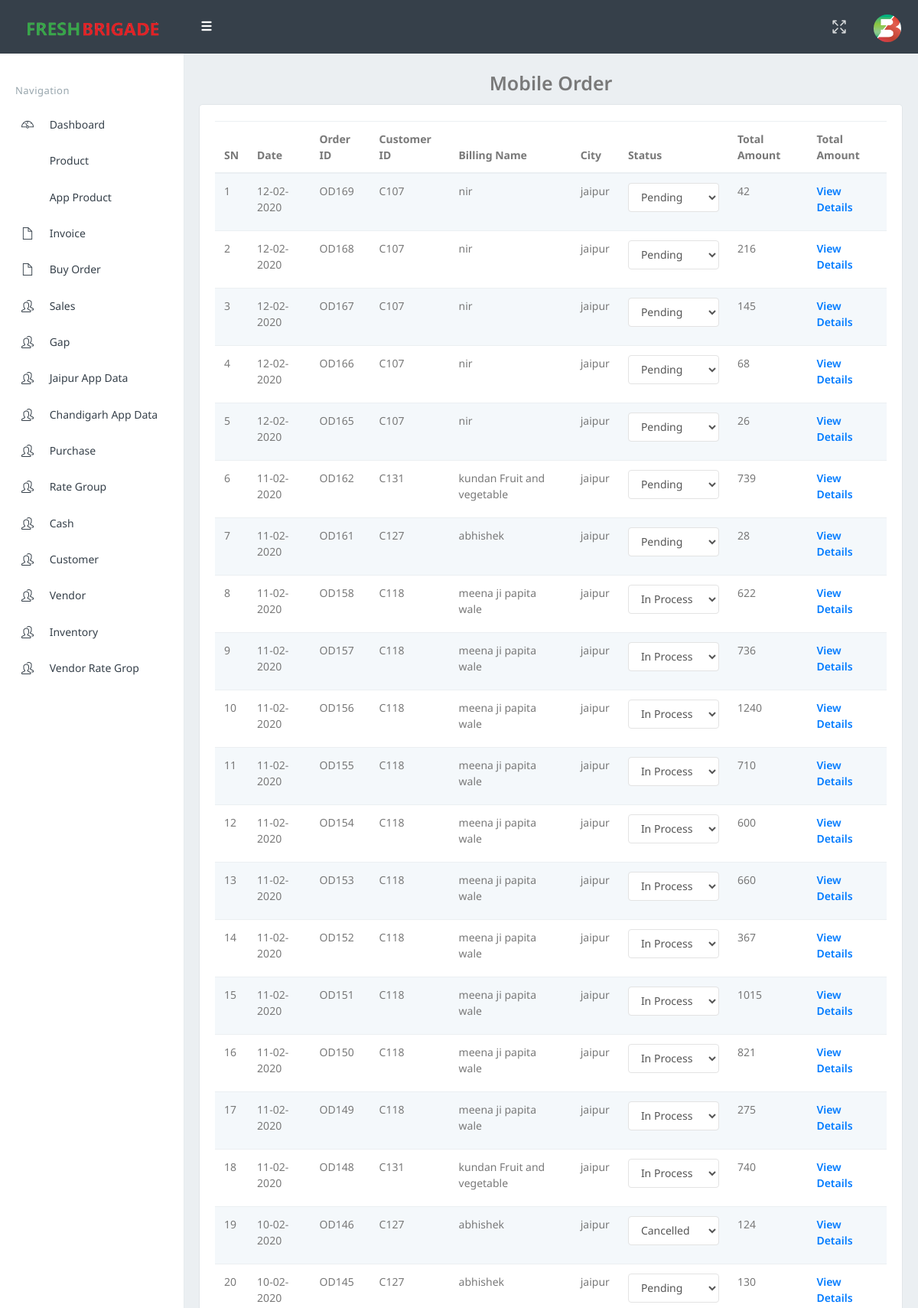
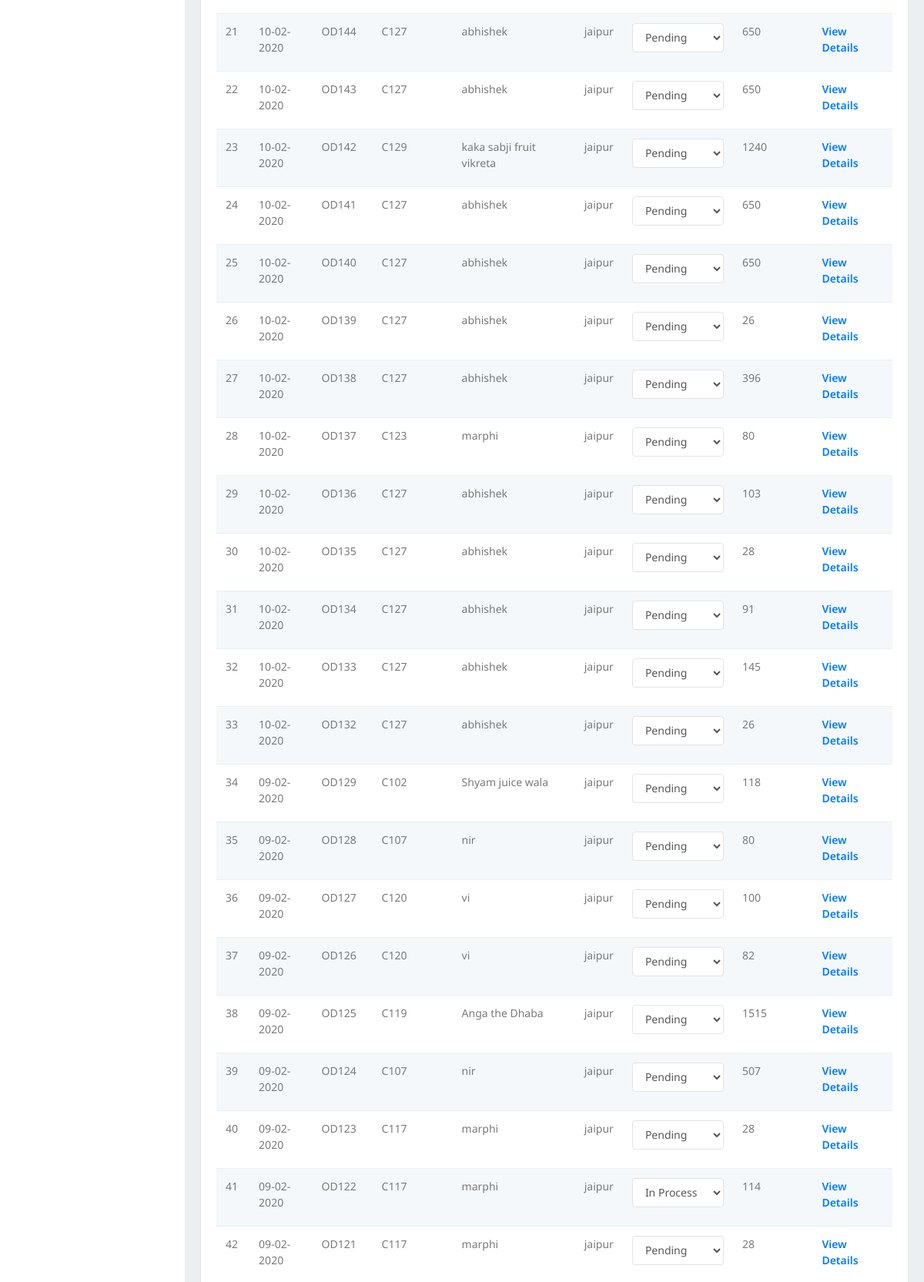
Screenshot of /app_order.php (signed in, upper part) with the database file from the repository (2 pictures, top to bottom).
### tables this page shows
CREATE TABLE `client_order` (
  `sn` int(11) NOT NULL,
  `c_code` text NOT NULL,
  `order_id` text NOT NULL,
  `amount` text NOT NULL,
  `payment_method` text NOT NULL,
  `order_status` text NOT NULL,
  `amount_status` text NOT NULL,
  `order_date` text NOT NULL,
  `from_cash` varchar(20) NOT NULL DEFAULT '0',
  `from_wallet` varchar(20) NOT NULL DEFAULT '0',
  `due` int(11) NOT NULL DEFAULT '0'
);

CREATE TABLE `client` (
  `sn` int(11) NOT NULL,
  `c_code` text,
  `c_name` text,
  `c_mobile` text,
  `c_address` text,
  `c_city` text,
  `user_activation_status` text NOT NULL,
  `fcm_id` text,
  `business_type` text NOT NULL,
  `descrption` text NOT NULL,
  `shopImage` text NOT NULL,
  `id_documern` text NOT NULL,
  `refferalCode` text NOT NULL
);

### app_order.php (the view, shortened to what this page needs)
<!DOCTYPE html>
<html>
<?php
include("common/app_connect.php");
$query2 = mysqli_query($con, "SELECT * FROM `client_order` INNER JOIN client ON client.c_code=client_order.c_code AND client.c_city='Jaipur' ORDER BY client_order.sn DESC");
?>
<head>
    <link href="assets/css/bootstrap.min.css" rel="stylesheet" type="text/css" />
    <link href="assets/css/icons.css" rel="stylesheet" type="text/css" />
    <link href="assets/css/style.css" rel="stylesheet" type="text/css" />
</head>
<body class="fixed-left">
    <div id="wrapper">
        <?php
        include("common/header.php");
        ?>
        <?php
        include("common/sidebar.php");
        ?>
        <div class="content-page">
            <div class="content">
                <div class="container-fluid">
                    <div class="row">
                        <div class="col-lg-12" align="center">
                            <label style="font-size:25px;">Mobile Order</label>
                        </div>
                    </div>
                    <div class="card-box">
                        <div class="row">
                            <div class="col-sm-12">
                                <form method="post" action="add-purchase-vendor.php">
                                    <div align="right" class="col-sm-12">
                                    </div>
                                    <table class="table table-striped add-edit-table" id="datatable-editable">
                                        <thead>
                                            <tr>
                                                <th>SN </th>
                                                <th>Date</th>
                                                <th>Order ID </th>
                                                <th>Customer ID </th>
                                                <th>Billing Name </th>
                                                <th>City </th>
                                                <th>Status </th>
                                                <th>Total Amount </th>
                                                <th>Total Amount </th>
                                            </tr>
                                        </thead>
                                        <tbody>
                                            <tr>
                                                <?php
                                                $i = 1;
                                                while ($b = mysqli_fetch_assoc($query2)) {
                                                    $st = $b["order_status"];
                                                ?>
                                                    <td><?php echo $i; ?> </td>
                                                    <td><?php echo $b['order_date']; ?></td>
                                                    <td> <?php echo $b['order_id']; ?> </td>
                                                    <td> <?php echo $b['c_code']; ?> </td>
                                                    <td> <?php echo $b['c_name']; ?> </td>
                                                    <td> <?php echo $b['c_city']; ?> </td>
                                                    <td>
                                                        <?php if ($st == "completed") { ?>
                                                            <select disabled="true" onchange="myFunction(this)" ips=<?php echo $b['order_id']; ?> class="form-control" id="status<?php echo $i; ?>" name="status">
                                                            <?php
                                                        } else {
                                                            ?>
                                                                <select onchange="myFunction(this)" ips=<?php echo $b['order_id']; ?> class="form-control" id="status<?php echo $i; ?>" name="status">
                                                                <?php }  ?>
                                                                <option value="pending" <?php if ($st == "pending") { ?> selected="" <?php } ?>>Pending</option>
                                                                <option value="in_process" <?php if ($st == "in_process") { ?> selected="" <?php } ?>>In Process</option>
                                                                <option value="cancelled" <?php if ($st == "cancelled") { ?> selected="" <?php } ?>>Cancelled</option>
                                                                </select> </td>
                                                    <td> <?php echo $b['amount']; ?> </td>
                                                    <td> <a href="app_order_view.php?code=<?php echo $b['order_id']; ?>"><label> View Details</label></a></td>
                                            </tr>
                                        <?php
                                                    $i++;
                                                }
                                        ?>
                                        </tbody>
                                    </table>
                                </form>
                            </div>
                        </div>
                    </div>
                </div>
            </div>
        </div>
    </div>
</body>
</html>

### rows the page displays
client_order: order_date "12-02-2020", order "OD169", client.c_code "C107", client.c_name "nir", client.c_city "jaipur", status "Pending", amount "42"
client_order: order_date "12-02-2020", order "OD168", client.c_code "C107", client.c_name "nir", client.c_city "jaipur", status "Pending", amount "216"
client_order: order_date "12-02-2020", order "OD167", client.c_code "C107", client.c_name "nir", client.c_city "jaipur", status "Pending", amount "145"
client_order: order_date "12-02-2020", order "OD166", client.c_code "C107", client.c_name "nir", client.c_city "jaipur", status "Pending", amount "68"
client_order: order_date "12-02-2020", order "OD165", client.c_code "C107", client.c_name "nir", client.c_city "jaipur", status "Pending", amount "26"
client_order: order_date "11-02-2020", order "OD162", client.c_code "C131", client.c_name "kundan Fruit and vegetable", client.c_city "jaipur", status "Pending", amount "739"
client_order: order_date "11-02-2020", order "OD161", client.c_code "C127", client.c_name "abhishek", client.c_city "jaipur", status "Pending", amount "28"
client_order: order_date "11-02-2020", order "OD158", client.c_code "C118", client.c_name "meena ji papita wale", client.c_city "jaipur", status "In Process", amount "622"
client_order: order_date "11-02-2020", order "OD157", client.c_code "C118", client.c_name "meena ji papita wale", client.c_city "jaipur", status "In Process", amount "736"
client_order: order_date "11-02-2020", order "OD156", client.c_code "C118", client.c_name "meena ji papita wale", client.c_city "jaipur", status "In Process", amount "1240"
client_order: order_date "11-02-2020", order "OD155", client.c_code "C118", client.c_name "meena ji papita wale", client.c_city "jaipur", status "In Process", amount "710"
client_order: order_date "11-02-2020", order "OD154", client.c_code "C118", client.c_name "meena ji papita wale", client.c_city "jaipur", status "In Process", amount "600"
client_order: order_date "11-02-2020", order "OD153", client.c_code "C118", client.c_name "meena ji papita wale", client.c_city "jaipur", status "In Process", amount "660"
client_order: order_date "11-02-2020", order "OD152", client.c_code "C118", client.c_name "meena ji papita wale", client.c_city "jaipur", status "In Process", amount "367"
client_order: order_date "11-02-2020", order "OD151", client.c_code "C118", client.c_name "meena ji papita wale", client.c_city "jaipur", status "In Process", amount "1015"
client_order: order_date "11-02-2020", order "OD150", client.c_code "C118", client.c_name "meena ji papita wale", client.c_city "jaipur", status "In Process", amount "821"
client_order: order_date "11-02-2020", order "OD149", client.c_code "C118", client.c_name "meena ji papita wale", client.c_city "jaipur", status "In Process", amount "275"
client_order: order_date "11-02-2020", order "OD148", client.c_code "C131", client.c_name "kundan Fruit and vegetable", client.c_city "jaipur", status "In Process", amount "740"
client_order: order_date "10-02-2020", order "OD146", client.c_code "C127", client.c_name "abhishek", client.c_city "jaipur", status "Cancelled", amount "124"
client_order: order_date "10-02-2020", order "OD145", client.c_code "C127", client.c_name "abhishek", client.c_city "jaipur", status "Pending", amount "130"
client_order: order_date "10-02-2020", order "OD144", client.c_code "C127", client.c_name "abhishek", client.c_city "jaipur", status "Pending", amount "650"
client_order: order_date "10-02-2020", order "OD143", client.c_code "C127", client.c_name "abhishek", client.c_city "jaipur", status "Pending", amount "650"
client_order: order_date "10-02-2020", order "OD142", client.c_code "C129", client.c_name "kaka sabji fruit vikreta", client.c_city "jaipur", status "Pending", amount "1240"
client_order: order_date "10-02-2020", order "OD141", client.c_code "C127", client.c_name "abhishek", client.c_city "jaipur", status "Pending", amount "650"
client_order: order_date "10-02-2020", order "OD140", client.c_code "C127", client.c_name "abhishek", client.c_city "jaipur", status "Pending", amount "650"
client_order: order_date "10-02-2020", order "OD139", client.c_code "C127", client.c_name "abhishek", client.c_city "jaipur", status "Pending", amount "26"
client_order: order_date "10-02-2020", order "OD138", client.c_code "C127", client.c_name "abhishek", client.c_city "jaipur", status "Pending", amount "396"
client_order: order_date "10-02-2020", order "OD137", client.c_code "C123", client.c_name "marphi", client.c_city "jaipur", status "Pending", amount "80"
client_order: order_date "10-02-2020", order "OD136", client.c_code "C127", client.c_name "abhishek", client.c_city "jaipur", status "Pending", amount "103"
client_order: order_date "10-02-2020", order "OD135", client.c_code "C127", client.c_name "abhishek", client.c_city "jaipur", status "Pending", amount "28"
client_order: order_date "10-02-2020", order "OD134", client.c_code "C127", client.c_name "abhishek", client.c_city "jaipur", status "Pending", amount "91"
client_order: order_date "10-02-2020", order "OD133", client.c_code "C127", client.c_name "abhishek", client.c_city "jaipur", status "Pending", amount "145"
client_order: order_date "10-02-2020", order "OD132", client.c_code "C127", client.c_name "abhishek", client.c_city "jaipur", status "Pending", amount "26"
client_order: order_date "09-02-2020", order "OD129", client.c_code "C102", client.c_name "Shyam juice wala", client.c_city "jaipur", status "Pending", amount "118"
client_order: order_date "09-02-2020", order "OD128", client.c_code "C107", client.c_name "nir", client.c_city "jaipur", status "Pending", amount "80"
client_order: order_date "09-02-2020", order "OD127", client.c_code "C120", client.c_name "vi", client.c_city "jaipur", status "Pending", amount "100"
client_order: order_date "09-02-2020", order "OD126", client.c_code "C120", client.c_name "vi", client.c_city "jaipur", status "Pending", amount "82"
client_order: order_date "09-02-2020", order "OD125", client.c_code "C119", client.c_name "Anga the Dhaba", client.c_city "jaipur", status "Pending", amount "1515"
client_order: order_date "09-02-2020", order "OD124", client.c_code "C107", client.c_name "nir", client.c_city "jaipur", status "Pending", amount "507"
client_order: order_date "09-02-2020", order "OD123", client.c_code "C117", client.c_name "marphi", client.c_city "jaipur", status "Pending", amount "28"
client_order: order_date "09-02-2020", order "OD122", client.c_code "C117", client.c_name "marphi", client.c_city "jaipur", status "In Process", amount "114"
client_order: order_date "09-02-2020", order "OD121", client.c_code "C117", client.c_name "marphi", client.c_city "jaipur", status "Pending", amount "28"
